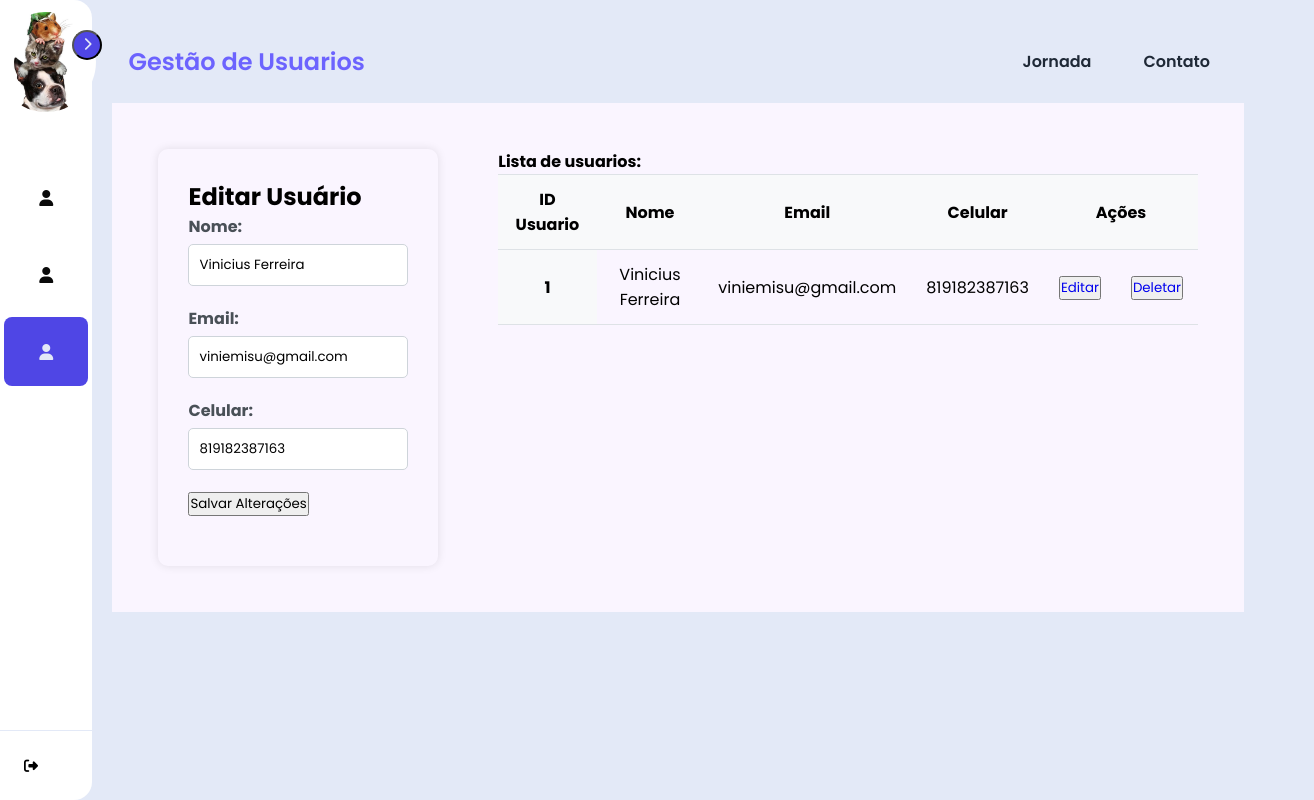
The app's page /1/edit with its own data.
### database/models/usuario.py (models this page shows)
class User(Model):
    NOME = CharField()
    EMAIL = CharField(unique=True)
    CELULAR = CharField()
    SENHA = CharField()
    class Meta:
        database = db

### routes/landing.py (the view)
@landing_route.route('/<int:user_id>/edit', methods=['GET', 'POST'])
def edit_user(user_id):
    usuario = User.get(User.id == user_id)
    lista_usuarios = User.select()
    return render_template('listpage.html',
                           lista_usuarios=lista_usuarios,
                           id=usuario.id,
                           nome_user=usuario.NOME,
                           email=usuario.EMAIL,
                           celular=usuario.CELULAR)

### templates/listpage.html (shortened to what this page needs)
<!DOCTYPE html>
<html lang="pt-br">
<head>
    <link rel="stylesheet" href="{{ url_for('static', filename='listpage/css/style.css')}}">
    <link rel="stylesheet" href="https://cdnjs.cloudflare.com/ajax/libs/font-awesome/6.5.1/css/all.min.css"
 i
 />
</head>
<body>
    <nav id="sidebar">
        <div id="sidebar_content">
            <div id="user">
                <img src="{{ url_for('static', filename='listpage/images/pets.jpg') }}" id="user_avatar" alt="Avatar">
            </div>
            <ul id="side_items">
                <li class="side-item">
                    <a href="{{ url_for('landing.menu_page') }}">
                        <i class="fa-solid fa-user"></i>
                    </a>
                </li>
                <li class="side-item">
                    <a href="{{ url_for('landing.edit_page') }}">
                        <i class="fa-solid fa-user"></i>
                    </a>
                </li>
                <li class="side-item active">
                    <a>
                        <i class="fa-solid fa-user"></i>
                    </a>
                </li>
            </ul>
            <button id="open_btn">
                <i id="open_btn_icon" class="fa-solid fa-chevron-right"></i>
            </button>
        </div>
        <div id="Logout">
            <button id="Logout_btn">
                <i class="fa-solid fa-right-from-bracket"></i>
            </button>
        </div>
    </nav>
    <main>
        <nav>
            <div class="nav__content">
                <div class="logo"><a>Gestão de Usuarios</a></div>
                <ul>
                    <li> <a href="#">Jornada</a></li>
                    <li> <a href="#">Contato</a></li>
                </ul>
            </div>
        </nav>
        <section class="section">
            <div class="section__container">
                <div class="content">
                    <div class="container">
                        <h2>Editar Usuário</h2>
                        <form action="{{ url_for('landing.update_user')}}" method="POST">
                            <div class="form-group">
                                <label for="nome">Nome:</label>
                                <input type="text" id="nome" name="nome" placeholder="Digite o nome do usuário"
                                    value="{{ nome_user }}" required>
                            </div>
                            <div class="form-group">
                                <label for="email">Email:</label>
                                <input type="email" id="email" name="email" placeholder="Digite o email do usuário"
                                    value="{{ email }}" required>
                            </div>
                            <div class="form-group">
                                <label for="celular">Celular:</label>
                                <input type="text" id="celular" name="celular" placeholder="Digite o celular do usuário"
                                    value="{{ celular }}" required>
                            </div>
                            <div class="form-group">
                                <button type="submit">Salvar Alterações</button>
                            </div>
                        </form>
                    </div>
                    <div class="tabela">
                        <b>Lista de usuarios:</b>
                        <table class="table table-hover">
                            <thead>
                                <tr>
                                    <th scope="col">ID Usuario</th>
                                    <th scope="col">Nome</th>
                                    <th scope="col">Email</th>
                                    <th scope="col">Celular</th>
                                    <th scope="col" colspan="2">Ações</th>
                                </tr>
                            </thead>
                            <tbody>
                                {% for usuario in lista_usuarios %}
                                <tr>
                                    <th scope="row">{{ usuario.id }}</th>
                                    <td>{{ usuario.NOME }}</td>
                                    <td>{{ usuario.EMAIL }}</td>
                                    <td>{{ usuario.CELULAR }}</td>
                                    <td>
                                        <button>
                                            <a href="{{ url_for('landing.edit_user', user_id=usuario.id) }}">Editar</a>
                                        </button>
                                    </td>
                                    <td>
                                        <button>
                                            <a
                                                href="{{ url_for('landing.deletar_user', user_id=usuario.id) }}">Deletar</a>
                                        </button>
                                    </td>
                                </tr>
                                {% endfor %}
                            </tbody>
                        </table>
                    </div>
                </div>
            </div>
        </section>
    </main>
</body>
</html>

### static/listpage/css/style.css (style rules this page uses)
* { margin: 0px; padding: 0px; box-sizing: border-box; font-family: "Poppins", sans-serif; }
body { display: flex; min-height: 100vh; background-color: #e3e9f7; }
main { padding: 20px; padding-right: 70px; }
#sidebar { display: flex; flex-direction: column; justify-content: space-between; background-color: #ffffff; height: 100vh; border-radius: 0px 18px 18px 0px; position: relative; transition: all .5s; min-width: 82px; }
#sidebar_content { padding: 12px; }
#user { display: flex; flex-direction: column; align-items: center; gap: 8px; margin-bottom: 25px; }
#user_avatar { align-items: center; width: 100px; height: 100px; object-fit: cover; border-radius: 50px; }
#side_items { display: flex; flex-direction: column; gap: 8px; list-style: none; }
.side-item { border-radius: 8px; padding: 14px; cursor: pointer; }
.side-item.active { background-color: #4f46e5; }
.side-item a { text-decoration: none; display: flex; align-items: center; justify-content: center; color: #0a0a0a; }
.side-item.active a { color: #e3e9f7; align-items: center; }
.side-item a i { display: flex; align-items: center; justify-content: center; width: 20px; height: 20px; }
#Logout { border-top: 1px solid #e3e9f7; padding: 12px; }
#Logout_btn { border: none; padding: 12px; font-size: 14px; display: flex; align-items: center; text-align: start; border-radius: 8px; cursor: pointer; background-color: transparent; gap: 20px; }
#open_btn { position: absolute; top: 30px; right: -10px; background-color: #4f46e5; color: #e3e9f7; border-radius: 100%; width: 30px; height: 30px; cursor: pointer; }
#open_btn_icon { transition: transform .5s ease; }
:root { --primary-color: #6C63FE; --primary-color-dark: #AFA4CF; --secondary-color: #AFA4CF; --text-dark: #1f2937; --text-light: #6b7280; --extra-light: #faf5ff; --max-width: 1800px; }
* { padding: 0; margin: o; box-sizing: border-box; }
a { text-decoration: none; }
body { font-family: 'Poppins', 'sans-serif'; }
.nav__content { max-width: var(--max-width); margin: auto; padding: 1.5rem 1rem; display: flex; align-items: center; justify-content: space-between; }
nav .logo a { font-size: 1.5rem; font-weight: 600; color: var(--primary-color); transition: 0.3s; }
ul { display: flex; align-items: center; gap: 1rem; list-style: none; transition: left 0.3s; }
ul li a { padding: 0.5rem 1rem; border: 2px solid transparent; text-decoration: none; font-weight: 600; color: var(--text-dark); transition: 0.3s; }
.section { background-color: var(--extra-light); }
.section__container { max-height: 80%; max-width: var(--max-width); margin: auto; padding: 1rem; display: flex; grid-template-columns: repeat(2, 1fr); gap: 4rem; }
.content { display: flex; flex-direction: row; justify-content: center; }
.table { width: 100%; border-collapse: collapse; border-spacing: 0; }
.table th, .table td { padding: 12px 15px; text-align: center; border-bottom: 1px solid #dee2e6; }
.table th { background-color: #f8f9fa; border-top: 1px solid #dee2e6; }
.container { width: 300px; max-width: 500px; margin: 30px; padding: 30px; border-radius: 10px; box-shadow: 0px 0px 10px rgba(0, 0, 0, 0.1); box-sizing: border-box; }
.form-group { margin-bottom: 20px; }
.form-group label { font-weight: bold; color: #495057; margin-bottom: 5px; display: block; }
.form-group input[type="text"], .form-group input[type="email"] { width: 100%; padding: 10px; border: 1px solid #ced4da; border-radius: 5px; transition: border-color 0.3s ease-in-out; box-sizing: border-box; }
.tabela { display: flex; flex-direction: column; padding: 30px; }

### records on screen
User: nome "Vinicius Ferreira", email "viniemisu@gmail.com", celular "819182387163", id "1", NOME "Vinicius Ferreira", EMAIL "viniemisu@gmail.com", CELULAR "819182387163"
